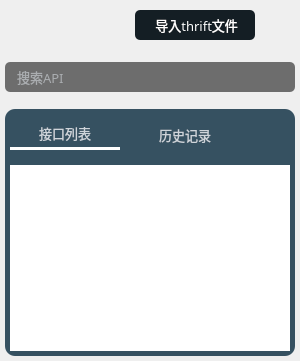
     <widget class="QWidget" name="widget_left" native="true">
      <property name="minimumSize">
       <size>
        <width>260</width>
        <height>0</height>
       </size>
      </property>
      <property name="maximumSize">
       <size>
        <width>500</width>
        <height>16777215</height>
       </size>
      </property>
      <property name="font">
       <font>
        <family>OPPOSans B</family>
       </font>
      </property>
      <property name="styleSheet">
       <string notr="true">#widget_left{
border-right:0px solid rgba(108, 117, 125, 65); 
}
QScrollBar:vertical{
    width: 10px;
	background-color: rgba(0, 41, 69, 0);
    margin: 0px,0px,0px,0px;
    padding-top: 0px;		/*//隐藏上下的箭头*/
    padding-bottom: 0px;
}


QScrollBar::handle:vertical{
    width: 10px;
	
	background-color: rgb(239, 239, 239);
    /*滚动条两端变成椭圆 */
    border-radius: 2px;
    min-height: 0;
}

QScrollBar::sub-page:vertical {
    
	background-color: rgba(255, 255, 255, 0);
}
QScrollBar::add-page:vertical 
{
    background-color: rgba(255, 255, 255, 0);
}

QScrollBar::add-line:vertical {
	border: none;
    height: 0px;
    subcontrol-position: bottom;
    subcontrol-origin: margin;
}
QScrollBar::sub-line:vertical {
    border: none;
    height: 0px;
    subcontrol-position: top;
    subcontrol-origin: margin;
}

QScrollBar::down-arrow:vertical {
    border:none;
}

QScrollBar::up-arrow:vertical {
    border:none;
}</string>
      </property>
      <layout class="QVBoxLayout" name="verticalLayout_5">
       <property name="spacing">
        <number>8</number>
       </property>
       <property name="leftMargin">
        <number>5</number>
       </property>
       <property name="topMargin">
        <number>0</number>
       </property>
       <property name="rightMargin">
        <number>5</number>
       </property>
       <property name="bottomMargin">
        <number>5</number>
       </property>
       <item>
        <widget class="QWidget" name="widget_imprt_thrift" native="true">
         <property name="minimumSize">
          <size>
           <width>0</width>
           <height>44</height>
          </size>
         </property>
         <layout class="QHBoxLayout" name="horizontalLayout_7">
          <property name="spacing">
           <number>30</number>
          </property>
          <property name="leftMargin">
           <number>0</number>
          </property>
          <property name="topMargin">
           <number>5</number>
          </property>
          <property name="rightMargin">
           <number>0</number>
          </property>
          <property name="bottomMargin">
           <number>0</number>
          </property>
          <item>
           <widget class="QWidget" name="widget_7" native="true">
            <property name="minimumSize">
             <size>
              <width>100</width>
              <height>40</height>
             </size>
            </property>
            <property name="maximumSize">
             <size>
              <width>100</width>
              <height>40</height>
             </size>
            </property>
            <property name="styleSheet">
             <string notr="true">image: url(:/lib/Thrift.png);</string>
            </property>
           </widget>
          </item>
          <item>
           <widget class="QToolButton" name="toolButton_inportFile">
            <property name="sizePolicy">
             <sizepolicy hsizetype="Expanding" vsizetype="Fixed">
              <horstretch>0</horstretch>
              <verstretch>0</verstretch>
             </sizepolicy>
            </property>
            <property name="minimumSize">
             <size>
              <width>120</width>
              <height>30</height>
             </size>
            </property>
            <property name="maximumSize">
             <size>
              <width>120</width>
              <height>30</height>
             </size>
            </property>
            <property name="font">
             <font>
              <family>OPPOSans B</family>
              <pointsize>10</pointsize>
              <stylestrategy>PreferAntialias</stylestrategy>
             </font>
            </property>
            <property name="styleSheet">
             <string notr="true">QToolButton {
	color: rgb(255, 255, 255);
	
	background-color: rgb(20, 30, 36);
	border-radius: 5px;
}

QToolButton::menu-indicator { 
	image: None;
}
 
QToolButton:hover {
	color: rgb(255, 255, 255);
	/*background-color: rgba(20, 20, 20,0);*/
}</string>
            </property>
            <property name="text">
             <string> 导入thrift文件</string>
            </property>
            <property name="icon">
             <iconset resource="lib.qrc">
              <normaloff>:/lib/inport.png</normaloff>:/lib/inport.png</iconset>
            </property>
            <property name="iconSize">
             <size>
              <width>13</width>
              <height>13</height>
             </size>
            </property>
            <property name="toolButtonStyle">
             <enum>Qt::ToolButtonTextBesideIcon</enum>
            </property>
           </widget>
          </item>
          <item>
           <spacer name="horizontalSpacer_23">
            <property name="orientation">
             <enum>Qt::Horizontal</enum>
            </property>
            <property name="sizeHint" stdset="0">
             <size>
              <width>40</width>
              <height>20</height>
             </size>
            </property>
           </spacer>
          </item>
         </layout>
        </widget>
       </item>
       <item>
        <widget class="QWidget" name="widget_thrift_search" native="true">
         <property name="minimumSize">
          <size>
           <width>0</width>
           <height>40</height>
          </size>
         </property>
         <layout class="QHBoxLayout" name="horizontalLayout_14">
          <property name="leftMargin">
           <number>0</number>
          </property>
          <property name="rightMargin">
           <number>0</number>
          </property>
          <item>
           <widget class="QLineEdit" name="lineEdit_find">
            <property name="minimumSize">
             <size>
              <width>250</width>
              <height>30</height>
             </size>
            </property>
            <property name="maximumSize">
             <size>
              <width>5999</width>
              <height>30</height>
             </size>
            </property>
            <property name="font">
             <font>
              <family>OPPOSans</family>
              <pointsize>10</pointsize>
              <stylestrategy>PreferAntialias</stylestrategy>
             </font>
            </property>
            <property name="styleSheet">
             <string notr="true">QLineEdit{
color: rgb(231, 238, 244);
border-radius: 14px;
background-color: rgb(25, 25, 25, 155);
border: 0px solid rgba(255, 255, 255, 0);
border-radius: 5px;
padding-left:10px;
padding-right:10px;
}</string>
            </property>
            <property name="placeholderText">
             <string>搜索API</string>
            </property>
           </widget>
          </item>
         </layout>
        </widget>
       </item>
       <item>
        <widget class="QWidget" name="widget_thrift_api" native="true">
         <property name="styleSheet">
          <string notr="true">#widget_thrift_api {
background-color: rgb(54, 81, 97);
border-radius: 10px;
}</string>
         </property>
         <layout class="QVBoxLayout" name="verticalLayout_3">
          <property name="leftMargin">
           <number>0</number>
          </property>
          <property name="topMargin">
           <number>10</number>
          </property>
          <property name="rightMargin">
           <number>0</number>
          </property>
          <property name="bottomMargin">
           <number>0</number>
          </property>
          <item>
           <widget class="QTabWidget" name="tabWidget">
            <property name="font">
             <font>
              <family>OPPOSans B</family>
              <pointsize>10</pointsize>
              <stylestrategy>PreferAntialias</stylestrategy>
             </font>
            </property>
            <property name="styleSheet">
             <string notr="true">
 QTabWidget::tab-bar {
         left:0px;       
}
	

/*设置TabWidget中tab_1的样式*/
#tab_1.QWidget{
	background-color: rgb(108, 117, 125, 0);
}
 
/*设置TabWidget中tab_2的样式*/
#tab_2.QWidget{
	background-color: rgb(108, 117, 125, 0);
}
 
/*设置TabWidget中QTabBar的样式*/
QTabBar::tab{
    background-color: rgb(108, 117, 125, 0);
	/*font-family:Consolas; */   /*设置tab中的文本的字体*/
	font-size:10pt;
	color:#ced4da;    /*设置tab中的文本的颜色*/
	border-top-left-radius: 5px;    /*设置tab的边框的圆角（左上圆角）*/
	border-top-right-radius: 5px;    /*设置tab的边框的圆角（右上圆角）*/
	width:100px;
	padding: 5px;
	margin-right:5px;
	margin-left: 5px;
}
 
/*设置TabWidget中QTabBar的tab被选中时的样式*/
QTabBar::tab:selected{
	/*background-color: #0B0E11;*/
	background-color: rgb(108, 117, 125, 0);
	border-bottom: 3px solid rgb(255, 255, 255);
}
 
/*设置TabWidget中鼠标悬浮在QTabBar的tab上，但未选中该Tab的样式*/
QTabBar::tab:hover:!selected {
	/*background-color: rgb(100, 117, 125, 125);*/
}
 
/*设置TabWidget的边框的样式*/
QTabWidget::pane {
    border: 0px solid rgb(108, 117, 125, 65);
}
 

QTabBar::close-button{ 
	/*border-image: url(:lib/Kafka.png);*/
}
QTabBar::close-button:hover{
	/*border-image: url(:/Resources/image/close_hover.png);*/
}


/*当打开多个tab，右侧出现，点击后，可以向前向后的按钮的样式*/
QTabBar QToolButton {
    border: none;
	color: rgb(255, 206, 6);
    background-color: #0b0e11;
}
 
QTabBar QToolButton:hover {
	background-color: #161a1e; 
}</string>
            </property>
            <property name="currentIndex">
             <number>0</number>
            </property>
            <widget class="QWidget" name="tab_2">
             <property name="styleSheet">
              <string notr="true">#tab_2{
border-radius: 5px;
background-color: rgba(28, 35, 39, 0);
}</string>
             </property>
             <attribute name="icon">
              <iconset resource="lib.qrc">
               <normaloff>:/lib/file2.png</normaloff>:/lib/file2.png</iconset>
             </attribute>
             <attribute name="title">
              <string>接口列表</string>
             </attribute>
             <layout class="QVBoxLayout" name="verticalLayout_12">
              <property name="spacing">
               <number>6</number>
              </property>
              <property name="leftMargin">
               <number>0</number>
              </property>
              <property name="topMargin">
               <number>10</number>
              </property>
              <property name="rightMargin">
               <number>0</number>
              </property>
              <property name="bottomMargin">
               <number>0</number>
              </property>
              <item>
               <widget class="QTreeWidget" name="treeWidget_api">
                <property name="font">
                 <font>
                  <family>OPPOSans B</family>
                  <pointsize>10</pointsize>
                  <stylestrategy>PreferAntialias</stylestrategy>
                 </font>
                </property>
                <property name="styleSheet">
                 <string notr="true">QTreeWidget{
/*background-color: rgba(25, 25, 25, 100);*/
border: 0px solid rgba(212, 212, 212, 50);
border-radius: 10px;
padding:5px;
}

QTreeWidget::item {
    height: 25px; /* 设置行高为50像素 */
}

QScrollBar::horizontal{
    height: 8px;
	background-color: rgb(67, 77, 88);
	margin: 0px,0px,0px,0px;
    padding-top: 0px;		/*//隐藏上下的箭头*/
    padding-bottom: 0px;
}

QTreeWidget::branch:closed:has-children:!has-siblings,
QTreeWidget::branch:closed:has-children:has-siblings {
	border-image: none;
    image: url(:/lib/tree_close.png);
}
 
QTreeWidget::branch:open:has-children:!has-siblings,
QTreeWidget::branch:open:has-children:has-siblings  {
	border-image: none;
    image: url(:/lib/tree_open.png);
}

QScrollBar::handle:horizontal {
    height: 8px;
	background-color: rgb(239, 239, 239);
    /*滚动条两端变成椭圆 */
    border-radius: 2px;
    min-height: 0;
}

QScrollBar::sub-page:horizontal {
	background-color: rgba(255, 255, 255, 0);
}
QScrollBar::add-page:horizontal 
{
    background-color: rgba(255, 255, 255, 0);
}

QScrollBar::add-line:horizontal {
	border: none;
    height: 0px;
    subcontrol-position: bottom;
    subcontrol-origin: margin;
}
QScrollBar::sub-line:horizontal {
    border: none;
    height: 0px;
    subcontrol-position: top;
    subcontrol-origin: margin;
}

QScrollBar::down-arrow:horizontal {
    border:none;
}
QScrollBar::up-arrow:horizontal {
    border:none;
}</string>
                </property>
                <attribute name="headerVisible">
                 <bool>false</bool>
                </attribute>
                <column>
                 <property name="text">
                  <string notr="true">1</string>
                 </property>
                </column>
               </widget>
              </item>
             </layout>
            </widget>
            <widget class="QWidget" name="tab">
             <attribute name="icon">
              <iconset resource="lib.qrc">
               <normaloff>:/lib/history2.png</normaloff>:/lib/history2.png</iconset>
             </attribute>
             <attribute name="title">
              <string>历史记录</string>
             </attribute>
            </widget>
           </widget>
          </item>
         </layout>
        </widget>
       </item>
      </layout>
     </widget>
